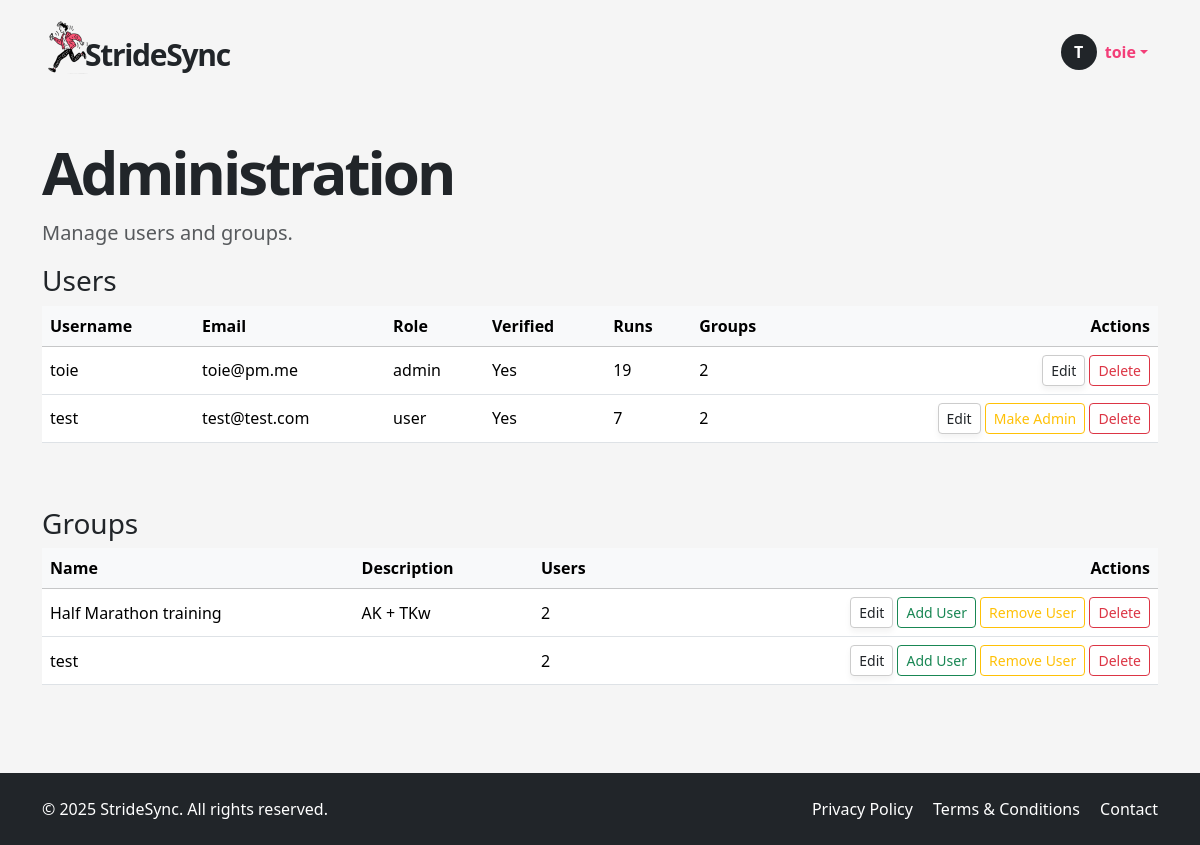
Page /admin (signed in) on the earlier database version.
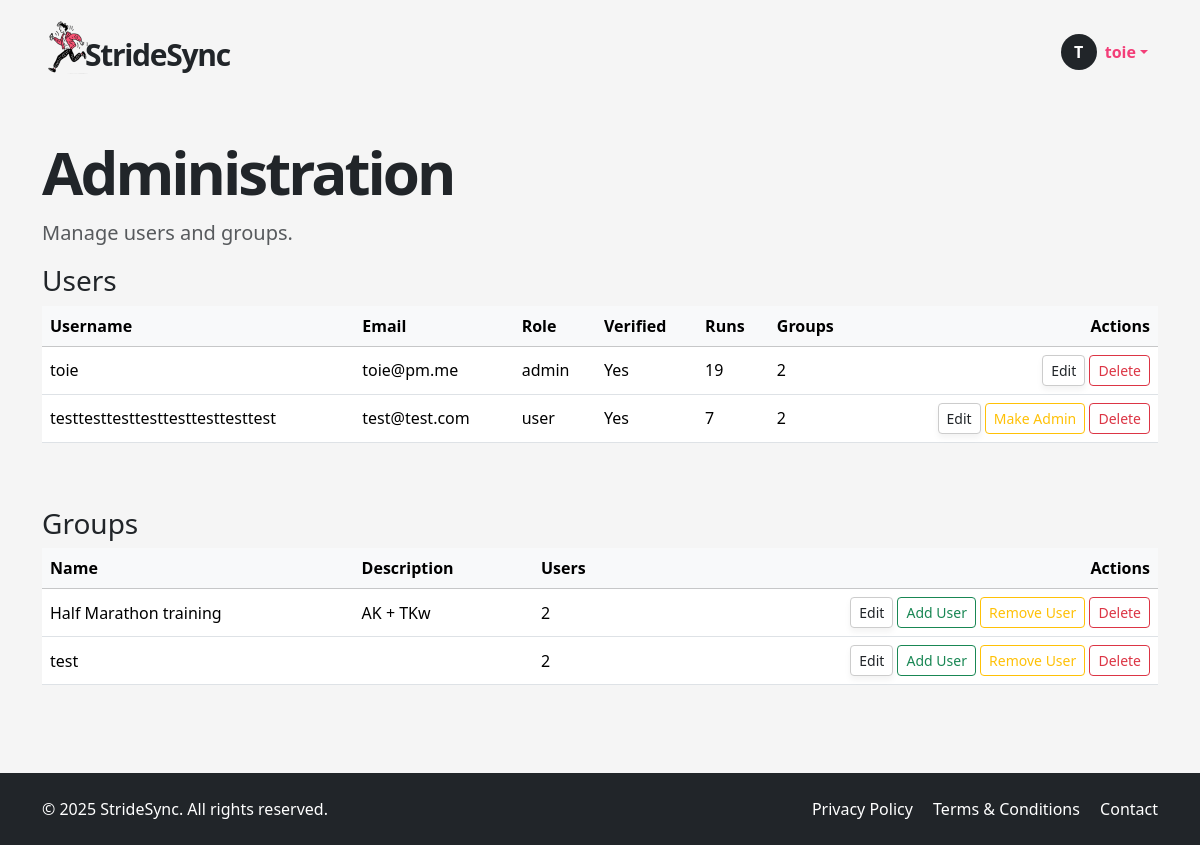
Same page on the later database version.
### app/models.py (models this page shows, shortened)
class User(UserMixin, db.Model):
    __tablename__ = "users"
    id = sa.Column(sa.Integer, primary_key=True)
    email = sa.Column(sa.String(120), unique=True, nullable=False, index=True)
    password_hash = sa.Column(sa.String(256))
    username = sa.Column(sa.String(64), unique=True, nullable=False, index=True)
    role = sa.Column(sa.Enum(UserRole), default=UserRole.USER, nullable=False)
    is_verified = sa.Column(sa.Boolean, default=False)
    verification_token = sa.Column(sa.String(128), nullable=False, default=lambda: secrets.token_urlsafe(32))
    unit_preference = Column(String(2), default='km')  # 'km' or 'mi'
    notify_group_activity = Column(Boolean, default=True)
    is_public_profile = Column(Boolean, default=False)
    reset_token = db.Column(db.String, nullable=True)
    reset_token_expiry = db.Column(db.DateTime, nullable=True)
    runs = so.relationship("Run", back_populates="user", cascade="all, delete-orphan")
    groups = so.relationship("Group", secondary=user_groups, back_populates="members")
    admin_of_groups = so.relationship("Group", secondary=group_admins, back_populates="admins")

class Group(db.Model):
    __tablename__ = "groups"
    id = sa.Column(sa.Integer, primary_key=True)
    name = sa.Column(sa.String(100), unique=True, nullable=False)
    description = sa.Column(sa.Text)
    members = so.relationship("User", secondary=user_groups, back_populates="groups")
    admins = so.relationship("User", secondary=group_admins, back_populates="admin_of_groups")
    runs = so.relationship("Run", secondary=run_groups, back_populates="groups")
    invites = so.relationship("GroupInvite", back_populates="group", cascade="all, delete-orphan")

### app/routes.py (the view)
@app.route('/admin')
@login_required
def admin_panel():
    if current_user.role != UserRole.ADMIN:
        abort(403)
    users = db.session.scalars(sa.select(User)).all()
    groups = db.session.scalars(sa.select(Group)).all()
    user_stats = {
        user.id: {
            "num_runs": len(user.runs),
            "num_groups": len(user.groups)
        }
        for user in users
    }
    group_stats = {
        group.id: {
            "num_users": len(group.members)
        }
        for group in groups
    }
    return render_template(
        "admin.html",
        users=users,
        groups=groups,
        user_stats=user_stats,
        group_stats=group_stats,
        UserRole=UserRole
    )

### app/models.py (called while the page is built)
@login.user_loader
def load_user(id):
    return db.session.get(User, int(id))

### app/templates/admin.html (shortened to what this page needs)
{% extends "base.html" %}
{% block content %}
<div class="container py-5">
  <h1 class="display-5 fw-bold hero-title mb-3">Administration</h1>
  <p class="lead text-muted">Manage users and groups.</p>
  <div class="mb-5">
    <h3>Users</h3>
    <div class="table-responsive">
      <table class="table table-hover align-middle">
        <thead class="table-light">
          <tr>
            <th class="text-nowrap">Username</th>
            <th class="text-nowrap">Email</th>
            <th class="text-nowrap">Role</th>
            <th class="text-nowrap">Verified</th>
            <th class="text-nowrap">Runs</th>
            <th class="text-nowrap">Groups</th>
            <th class="text-end text-nowrap">Actions</th>
          </tr>
        </thead>
        <tbody>
          {% for user in users %}
          <tr>
            <td>{{ user.username }}</td>
            <td>{{ user.email }}</td>
            <td>{{ user.role.value }}</td>
            <td>{{ 'Yes' if user.is_verified else 'No' }}</td>
            <td>{{ user_stats[user.id].num_runs }}</td>
            <td>{{ user_stats[user.id].num_groups }}</td>
            <td class="text-end text-nowrap">
              <button class="btn btn-sm btn-soft"
                      data-bs-toggle="modal"
                      data-bs-target="#editUserModal"
                      onclick="prepareEditUser({{ user.id }}, '{{ user.username }}', '{{ user.email }}')">Edit</button>
              {% if user.role.name == 'ADMIN' and user.id != current_user.id %}
                <form method="POST" action="{{ url_for('admin_demote_user', user_id=user.id) }}" class="d-inline">
                  <button class="btn btn-sm btn-outline-secondary">Remove Admin</button>
                </form>
              {% elif user.role.name != 'ADMIN' %}
                <form method="POST" action="{{ url_for('admin_promote_user', user_id=user.id) }}" class="d-inline">
                  <button class="btn btn-sm btn-outline-warning">Make Admin</button>
                </form>
              {% endif %}
              <button class="btn btn-sm btn-outline-danger"
                      data-bs-toggle="modal"
                      data-bs-target="#deleteUserModal"
                      onclick="prepareDeleteUser({{ user.id }}, '{{ user.username }}')">Delete</button>
            </td>
          </tr>
          {% endfor %}
        </tbody>
      </table>
    </div>
  </div>
  <div>
    <h3>Groups</h3>
    <div class="table-responsive">
      <table class="table table-hover align-middle">
        <thead class="table-light">
          <tr>
            <th class="text-nowrap">Name</th>
            <th class="text-nowrap">Description</th>
            <th class="text-nowrap">Users</th>
            <th class="text-end text-nowrap">Actions</th>
          </tr>
        </thead>
        <tbody>
          {% for group in groups %}
          <tr>
            <td>{{ group.name }}</td>
            <td class="text-truncate" style="max-width: 150px;">{{ group.description[:60] }}{% if group.description|length > 60 %}…{% endif %}</td>
            <td>{{ group_stats[group.id].num_users }}</td>
            <td class="text-end text-nowrap">
              <button class="btn btn-sm btn-soft" data-bs-toggle="modal" data-bs-target="#editGroupModal"
                      onclick="prepareEditGroup({{ group.id }}, '{{ group.name }}', `{{ group.description|e }}`)">Edit</button>
              <button class="btn btn-sm btn-outline-success" data-bs-toggle="modal" data-bs-target="#addUserToGroupModal"
                      onclick="document.getElementById('addUserGroupId').value = '{{ group.id }}';">Add User</button>
              <button class="btn btn-sm btn-outline-warning"
                      data-bs-toggle="modal"
                      data-bs-target="#removeUserFromGroupModal{{ group.id }}">
                Remove User
              </button>
              <button class="btn btn-sm btn-outline-danger"
                      data-bs-toggle="modal"
                      data-bs-target="#deleteGroupModal"
                      onclick="prepareDeleteGroup({{ group.id }}, '{{ group.name }}')">Delete</button>
            </td>
          </tr>
          {% endfor %}
        </tbody>
      </table>
    </div>
  </div>
</div>
{% endblock %}

### app/templates/base.html (shortened to what this page needs)
<!DOCTYPE html>
<html lang="en">
<head>
  <link href="https://cdn.jsdelivr.net/npm/bootstrap@5.3.6/dist/css/bootstrap.min.css" rel="stylesheet">
  <link href="https://cdn.jsdelivr.net/npm/bootstrap-icons@1.10.5/font/bootstrap-icons.css" rel="stylesheet">
  <link rel="stylesheet" href="{{ url_for('static', filename='style.css') }}">
</head>
<body>
  <header>
    <nav class="navbar">
      <div class="container d-flex justify-content-between align-items-center py-2">
        <a href="/index" class="text-decoration-none logo-container d-flex align-items-center">
          <img src="{{ url_for('static', filename='img/icon.png') }}" width="50px" style="margin-right: -15px !important;" alt="StrideSync logo">
          <p class="logo mb-0 ms-2">StrideSync</p>
        </a>
        <ul class="navbar-nav flex-row align-items-center mb-0 menubox">
          {% if current_user.is_anonymous %}
            <li class="nav-item">
              <a class="btn btn-dark px-4" href="{{ url_for('login') }}">LOGIN</a>
            </li>
          {% else %}
            <li class="nav-item dropdown">
              <a class="nav-link dropdown-toggle d-flex align-items-center" href="#" id="userDropdown" role="button" data-bs-toggle="dropdown" aria-expanded="false">
                <div class="avatar-circle bg-dark text-white rounded-circle d-flex justify-content-center align-items-center me-2" style="width: 36px; height: 36px; font-weight: bold;">
                  {{ current_user.username[0]|upper }}
                </div>
                <span class="fw-semibold text-truncate d-inline-block username-truncate" title="{{ current_user.username }}">
                  {{ current_user.username }}
                </span>
              </a>
            </li>
          {% endif %}
        </ul>
      </div>
    </nav>
  </header>
  <main>
    {% block content %}{% endblock %}
  </main>
  <footer class="bg-dark text-white py-4">
    <div class="container d-flex flex-column flex-md-row justify-content-between align-items-center">
      <div class="mb-2 mb-md-0">
        &copy; 2025 StrideSync. All rights reserved.
      </div>
      <div>
        <a href="/privacy" class="text-white text-decoration-none me-3">Privacy Policy</a>
        <a href="/terms" class="text-white text-decoration-none me-3">Terms & Conditions</a>
        <a href="/contact" class="text-white text-decoration-none">Contact</a>
      </div>
    </div>
  </footer>
</body>
</html>

### app/static/style.css (style rules this page uses)
html, body { height: 100%; margin: 0; display: flex; flex-direction: column; scroll-behavior: smooth; }
body { background-color: #f5f5f5; }
main { flex: 1; }
a { color: #f33e78; }
.logo { font-size: 30px; font-weight: 700; letter-spacing: -1.3px; margin-top: 15px; }
.logo-container { color: unset; }
.hero-title { font-weight: 900 !important; font-size: 60px; letter-spacing: -3px; line-height: 60px; }
.btn-soft, .btn-soft-white { background: white; border: 1px solid #ccc; box-shadow: 0 4px 6px rgba(0,0,0,0.05); }
.nav-link { color: #f33e78 !important; }
.menubox { margin-top: 10px; margin-right: 10px; }
footer { background-color: #333; }
.username-truncate { max-width: 100px; overflow: hidden; text-overflow: ellipsis; white-space: nowrap; vertical-align: middle; }

Differences in the rows shown:
changed User "test@test.com": username "test" → "testtesttesttesttesttesttesttest"
